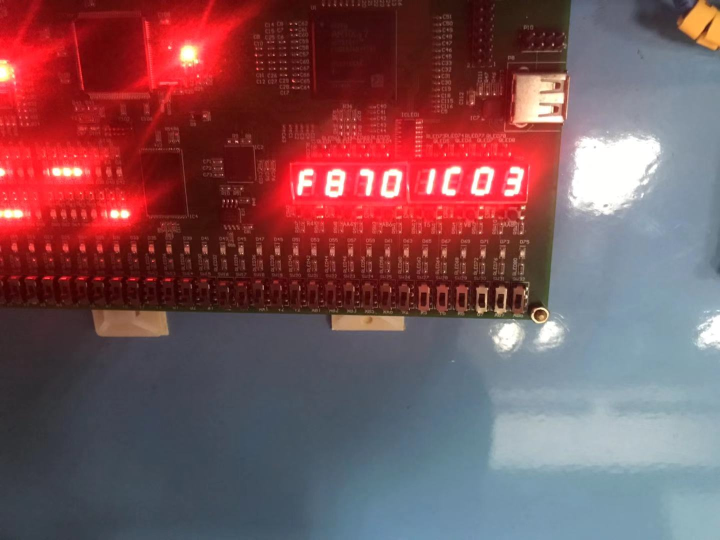
#> input picture imgs/source_4.jpg, 1440 x 1080 px (shown at 1/2 size)
$ python pre_treated.py
#> lines starting #> are read from the running program, lines starting #| are printed output that depends on the picture; after the words box and inside, x2 and y2 are one past the last pixel; in counts of white or black regions, pixels touching at a corner belong together
#> further down, target is the input picture: shape (1080, 1440, 3); mean B, G, R 89, 83.8, 124.4
import cv2 as cv
import numpy as np
import math


# gamma变换
def adjust_gamma(src, gamma=0.25):
    scale = float(np.iinfo(src.dtype).max - np.iinfo(src.dtype).min)
    dst = ((src.astype(np.float32) / scale) ** gamma) * scale
    dst = np.clip(dst, 0, 255).astype(np.uint8)
    return dst

# 获取二值化图片
def getBinaryImg(source):
    _threshold = 0
    # 取阈值
    for index in range(len(source)):
        if _threshold < max(source[index]):
            _threshold = max(source[index])
    _threshold = _threshold - 10
    # print("阈值： " + str(_threshold))
    retval, result = cv.threshold(source, _threshold, 255, cv.THRESH_BINARY)
    return result

# 处理图片
def processIMG(source):

    # 先gamma变换
    #img_gammar = adjust_gamma(source)
    #cv.imshow('img_gammar', img_gammar)

    # 取g通道 后获取二值化图像
    r, g, b = cv.split(source)
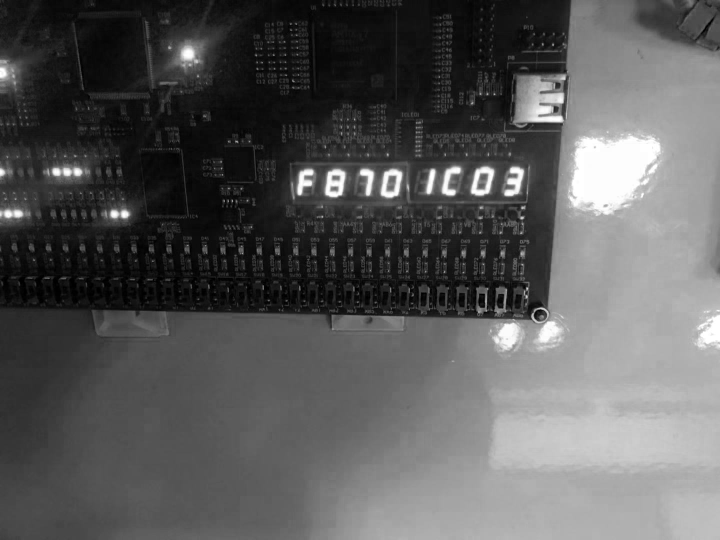
#> r: shape (1080, 1440) (shown at 1/2 size); min 0, max 255, mean 89
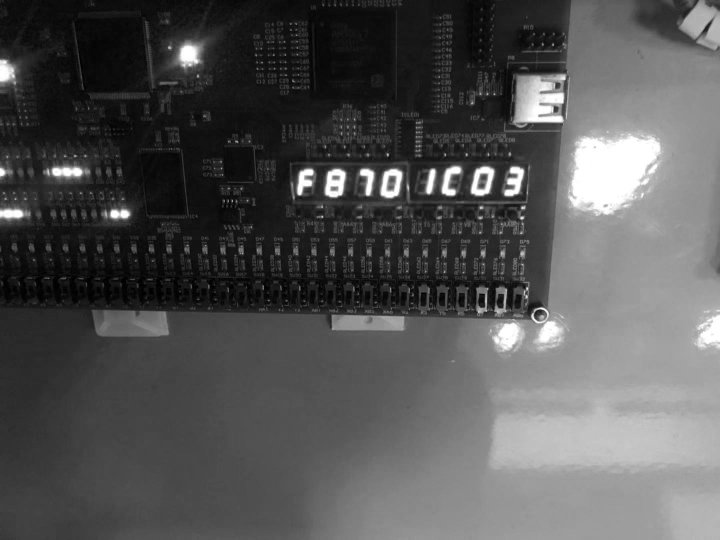
#> g: shape (1080, 1440) (shown at 1/2 size); min 0, max 255, mean 83.8
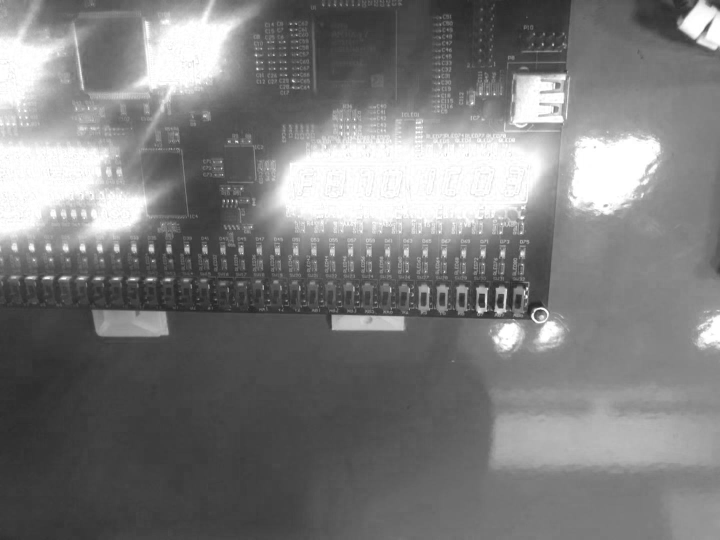
#> b: shape (1080, 1440) (shown at 1/2 size); min 33, max 255, mean 124.4

    #result_r = getBinaryImg(r)
    #cv.imshow('binary_result_r', cv.resize(result_r, (0, 0), fx=0.5, fy=0.5, interpolation=cv.INTER_NEAREST))
    result_g = getBinaryImg(g)
#> in getBinaryImg, `retval, result = cv.threshold(source, _threshold, 255, cv.THRESH_BINARY)`:
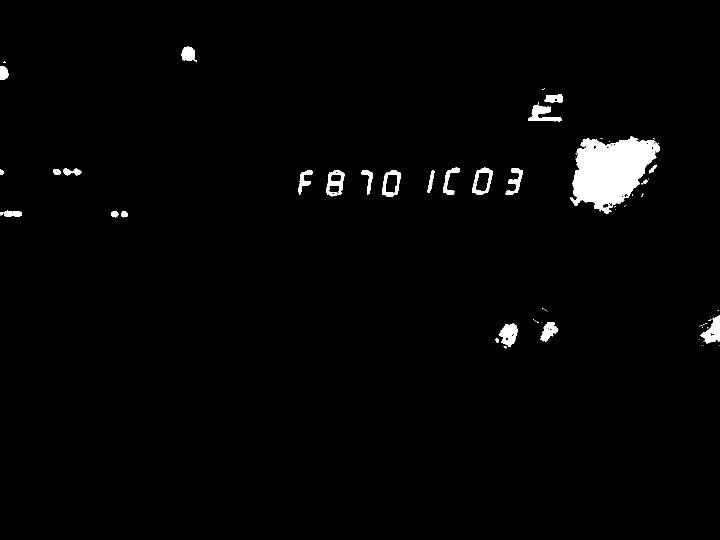
#> result: shape (1080, 1440) (shown at 1/2 size); 1.9% white; 69 white regions (44 under 20 px), largest, box (x1, y1, x2, y2) and area: (1140, 273, 1319, 427) 17114, (1401, 631, 1440, 687) 1169, (997, 647, 1036, 694) 1121
#> in getBinaryImg, `retval, result = cv.threshold(source, _threshold, 255, cv.THRESH_BINARY)`: retval = 245
    cv.imshow('1binary_g', cv.resize(result_g, (0, 0), fx=0.5, fy=0.5, interpolation=cv.INTER_NEAREST))
    #result_b = getBinaryImg(b)
    #cv.imshow('result_b', cv.resize(result_b, (0, 0), fx=0.5, fy=0.5, interpolation=cv.INTER_NEAREST))

    # 开运算去噪音
    # 先腐蚀后膨胀叫开运算（因为先腐蚀会分开物体，这样容易记住），其作用是：分离物体，消除小区域
    kernel = cv.getStructuringElement(cv.MORPH_CROSS, (3, 3))
    result_morphology = cv.morphologyEx(result_g, cv.MORPH_OPEN, kernel)
#> result_morphology: shape (1080, 1440); 1.9% white; 31 white regions (6 under 20 px), largest, box (x1, y1, x2, y2) and area: (1141, 273, 1319, 427) 16989, (1401, 631, 1440, 687) 1162, (997, 647, 1036, 694) 1111
    cv.imshow('2result_morphology', cv.resize(result_morphology, (0, 0), fx=0.5, fy=0.5, interpolation=cv.INTER_NEAREST))

    # 消除大光斑
    # 通过多次腐蚀操作找出大光斑区域， 再将大光斑区域进行多次膨胀操作
    result_erode_fake_area = cv.erode(result_morphology, kernel, iterations=7)
#> result_erode_fake_area: shape (1080, 1440); 0.85% white; 11 white regions (2 under 20 px), largest, box (x1, y1, x2, y2) and area: (1152, 281, 1304, 409) 12283, (1424, 638, 1440, 676) 321, (1006, 654, 1027, 671) 185
    cv.imshow('result_erode_fake_area', cv.resize(result_erode_fake_area, (0, 0), fx=0.5, fy=0.5, interpolation=cv.INTER_NEAREST))
    # 对fake_area进行膨胀操作
    result_dilate_erode_fake_area = cv.dilate(result_erode_fake_area, kernel, iterations=7)
#> result_dilate_erode_fake_area: shape (1080, 1440); 1.2% white; 9 white regions, largest, box (x1, y1, x2, y2) and area: (1145, 274, 1311, 416) 15846, (1417, 631, 1440, 683) 706, (999, 647, 1034, 678) 633
    cv.imshow('result_dilate_erode_fake_area', cv.resize(result_dilate_erode_fake_area, (0, 0), fx=0.5, fy=0.5, interpolation=cv.INTER_NEAREST))
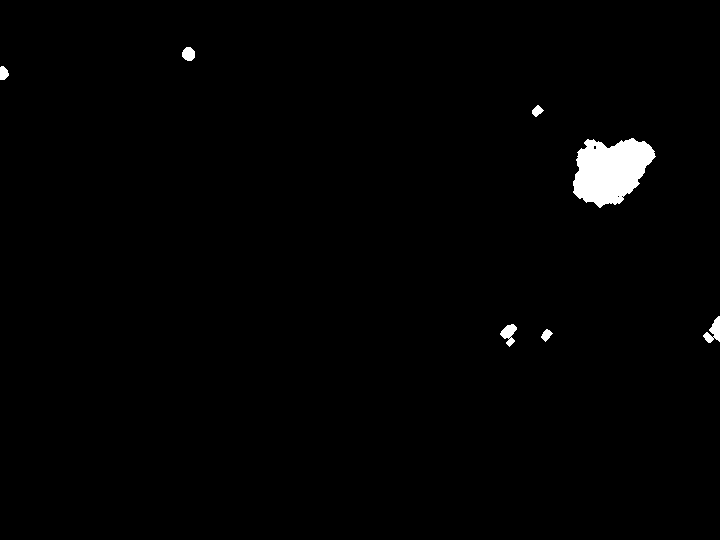
#> window 'result_dilate_erode_fake_area': shape (540, 720); 1.2% white; 7 white regions, largest, box (x1, y1, x2, y2) and area: (573, 138, 656, 208) 3956, (703, 316, 720, 343) 239, (500, 324, 517, 347) 206
    # 原图腐蚀后减去大光斑区域
    result_clean = cv.erode(result_morphology, kernel, iterations=1) - result_dilate_erode_fake_area
    cv.imshow('3result_clean', cv.resize(result_clean, (0, 0), fx=0.5, fy=0.5, interpolation=cv.INTER_NEAREST))
    # 开运算去噪音
    result_morphology_final = cv.morphologyEx(result_clean, cv.MORPH_OPEN, kernel)
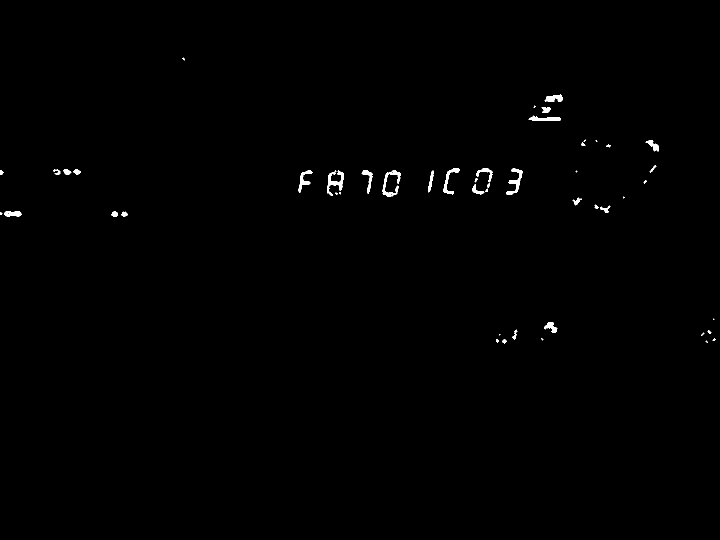
#> result_morphology_final: shape (1080, 1440) (shown at 1/2 size); 0.43% white; 50 white regions (15 under 20 px), largest, box (x1, y1, x2, y2) and area: (654, 341, 688, 392) 609, (765, 341, 801, 393) 589, (1012, 337, 1045, 389) 539
    cv.imshow('4result_morphology_final', cv.resize(result_morphology_final, (0, 0), fx=0.5, fy=0.5, interpolation=cv.INTER_NEAREST))

    # # 膨胀+腐蚀
    # result_dilate = cv.dilate(result_morphology_final, kernel, iterations=6)
    # result = cv.erode(result_dilate, kernel, iterations=4)
    # cv.imshow('result', cv.resize(result, (0, 0), fx=0.5, fy=0.5, interpolation=cv.INTER_NEAREST))

    cv.waitKey(0)
    return result_morphology_final


# 主函数
if __name__ == '__main__':
    print("pretreat")
    # 目标图片
    target = cv.imread('./imgs/source_4.jpg')

    # 处理图片
    binaryImg = processIMG(target)

    # 显示图片
    cv.imshow('target', cv.resize(target, (0, 0), fx=0.5, fy=0.5, interpolation=cv.INTER_NEAREST))
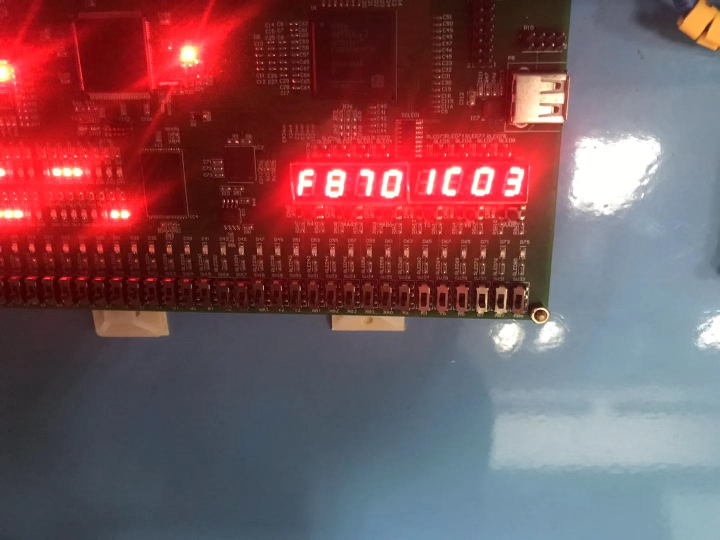
#> window 'target': shape (540, 720, 3); mean B, G, R 89, 83.7, 124.4
    cv.imshow('binaryImg', binaryImg)
    cv.waitKey(0)

$ run again, with imgs/source_1.jpg copied over imgs/source_4.jpg
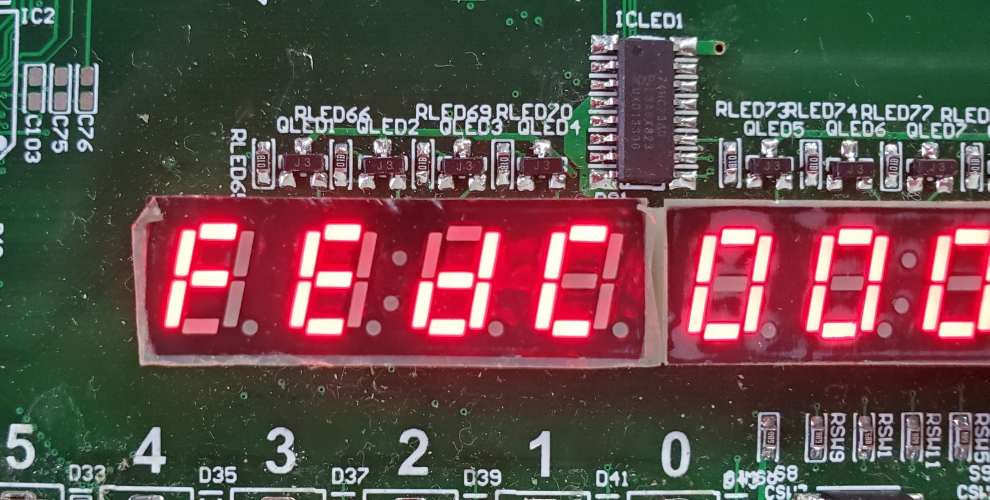
#> input picture imgs/source_1.jpg, 1979 x 1000 px (shown at 1/2 size)
#> target is the input picture: shape (1000, 1979, 3); mean B, G, R 75, 77.6, 101.4
#> in getBinaryImg, `retval, result = cv.threshold(source, _threshold, 255, cv.THRESH_BINARY)`:
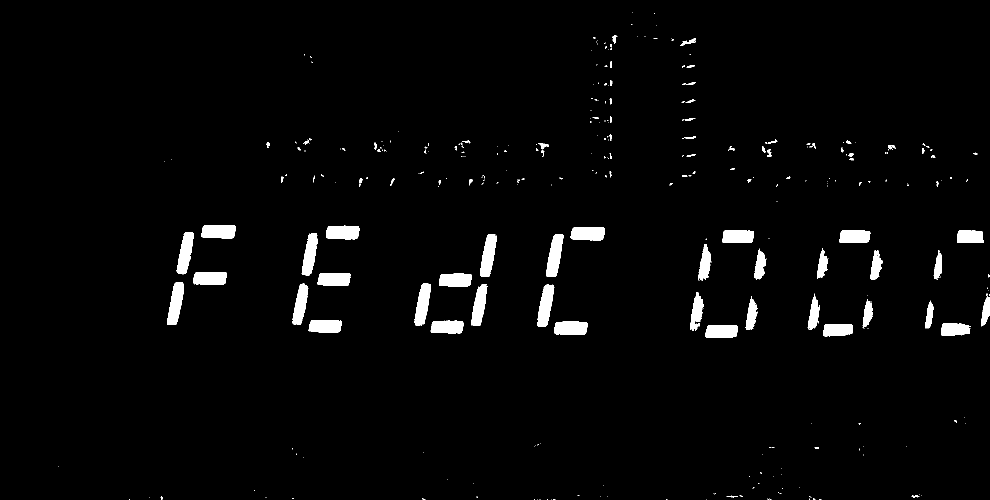
#> result: shape (1000, 1979) (shown at 1/2 size); 2.6% white; 337 white regions (249 under 20 px), largest, box (x1, y1, x2, y2) and area: (1092, 468, 1127, 554) 1880, (1075, 569, 1109, 654) 1816, (334, 565, 368, 650) 1806
#> retval = 245
#> result_morphology: shape (1000, 1979); 2.5% white; 131 white regions (53 under 20 px), largest, box (x1, y1, x2, y2) and area: (1092, 468, 1127, 554) 1878, (1075, 569, 1109, 654) 1812, (334, 565, 368, 650) 1801
#> result_erode_fake_area: shape (1000, 1979); 0.68% white; 39 white regions (6 under 20 px), largest, box (x1, y1, x2, y2) and area: (410, 457, 464, 470) 639, (1115, 650, 1168, 663) 622, (1149, 461, 1203, 474) 619
#> result_dilate_erode_fake_area: shape (1000, 1979); 2.1% white; 34 white regions, largest, box (x1, y1, x2, y2) and area: (1092, 468, 1127, 554) 1800, (1075, 569, 1108, 654) 1734, (335, 565, 368, 650) 1726
#> result_morphology_final: shape (1000, 1979); 0.13% white; 106 white regions (86 under 20 px), largest, box (x1, y1, x2, y2) and area: (1851, 606, 1867, 656) 453, (1872, 508, 1883, 533) 192, (1381, 639, 1399, 660) 175
#> `cv.imshow('target', cv.resize(target, (0, 0), fx=0.5, fy=0.5, interpol..`:
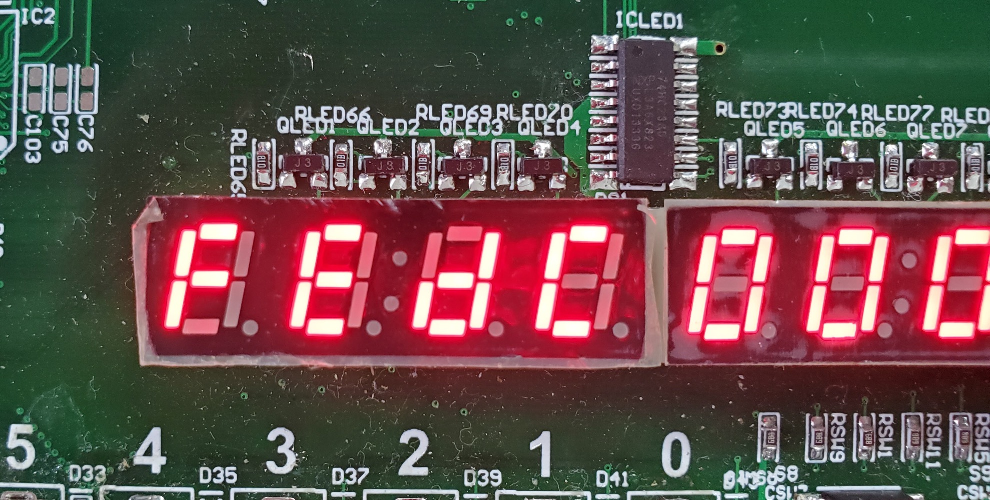
#> window 'target': shape (500, 990, 3); mean B, G, R 75, 77.6, 101.4

$ run again, with imgs/source_3.jpg copied over imgs/source_4.jpg
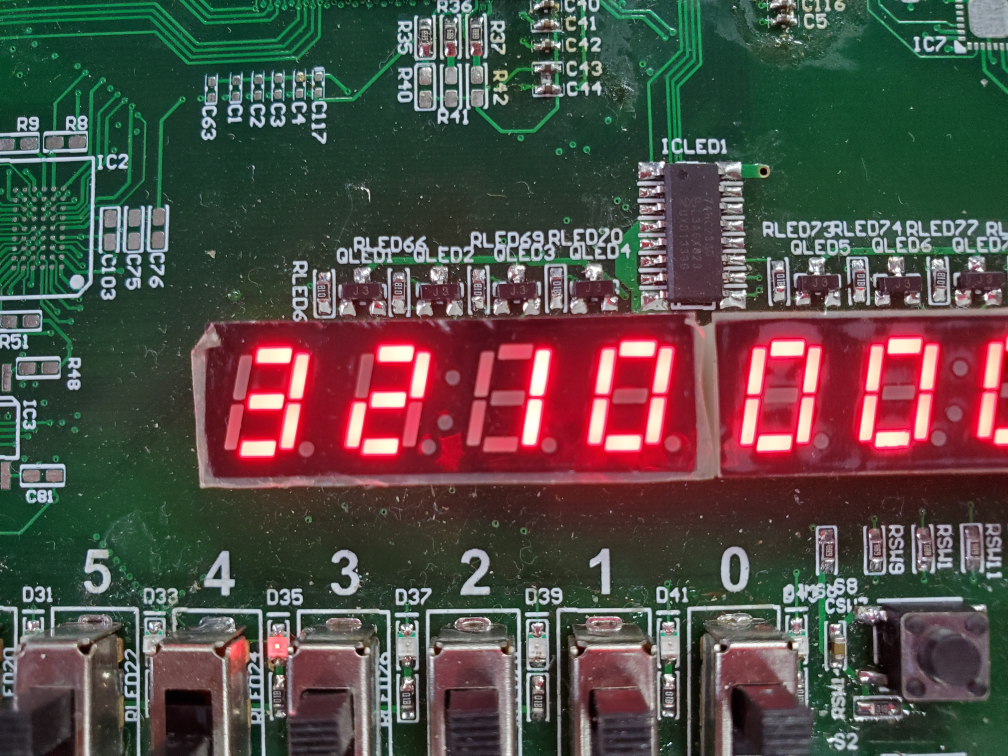
#> input picture imgs/source_3.jpg, 4032 x 3024 px (shown at 1/4 size)
#> target is the input picture: shape (3024, 4032, 3); mean B, G, R 70.9, 77.1, 84.1
#> in getBinaryImg, `retval, result = cv.threshold(source, _threshold, 255, cv.THRESH_BINARY)`:
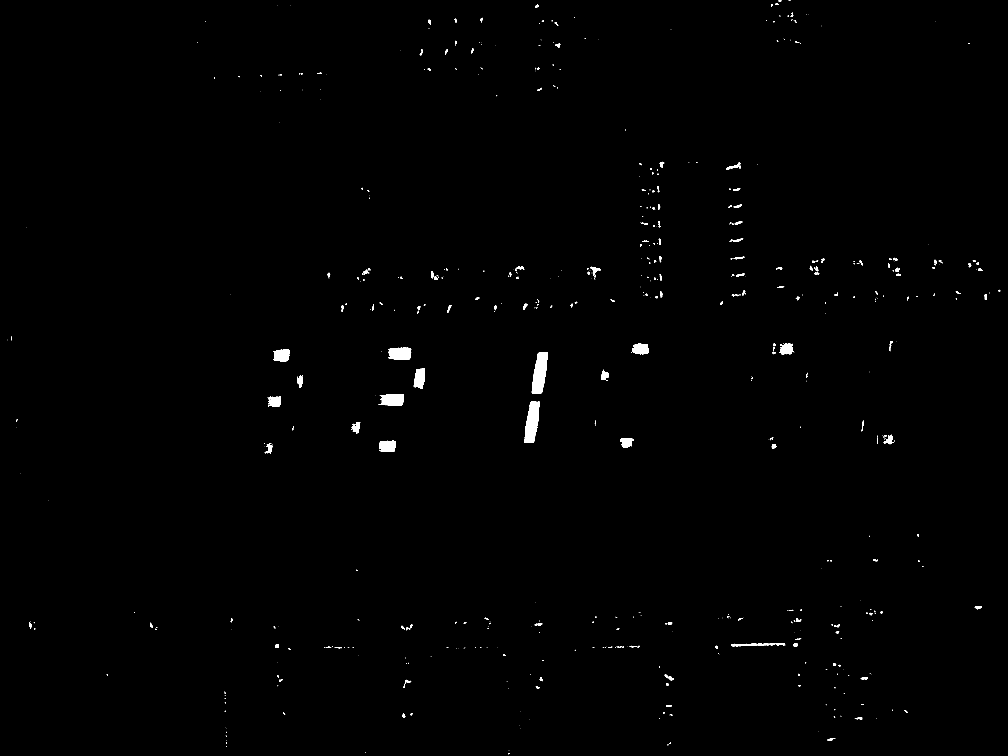
#> result: shape (3024, 4032) (shown at 1/4 size); 0.5% white; 687 white regions (447 under 20 px), largest, box (x1, y1, x2, y2) and area: (2127, 1408, 2192, 1576) 7294, (2097, 1606, 2160, 1772) 6914, (1553, 1390, 1645, 1440) 3937
#> retval = 245
#> result_morphology: shape (3024, 4032); 0.47% white; 344 white regions (135 under 20 px), largest, box (x1, y1, x2, y2) and area: (2127, 1408, 2192, 1576) 7293, (2097, 1606, 2160, 1772) 6901, (1554, 1390, 1645, 1440) 3909
#> result_erode_fake_area: shape (3024, 4032); 0.17% white; 17 white regions (2 under 20 px), largest, box (x1, y1, x2, y2) and area: (2134, 1415, 2185, 1569) 4633, (2104, 1613, 2152, 1765) 4280, (1563, 1397, 1638, 1433) 2296
#> result_dilate_erode_fake_area: shape (3024, 4032); 0.31% white; 16 white regions, largest, box (x1, y1, x2, y2) and area: (2127, 1408, 2192, 1576) 7230, (2097, 1606, 2159, 1772) 6807, (1556, 1390, 1645, 1440) 3787
#> in processIMG, `cv.imshow('3result_clean', cv.resize(result_clean, (0, 0), fx=0.5, fy=..`:
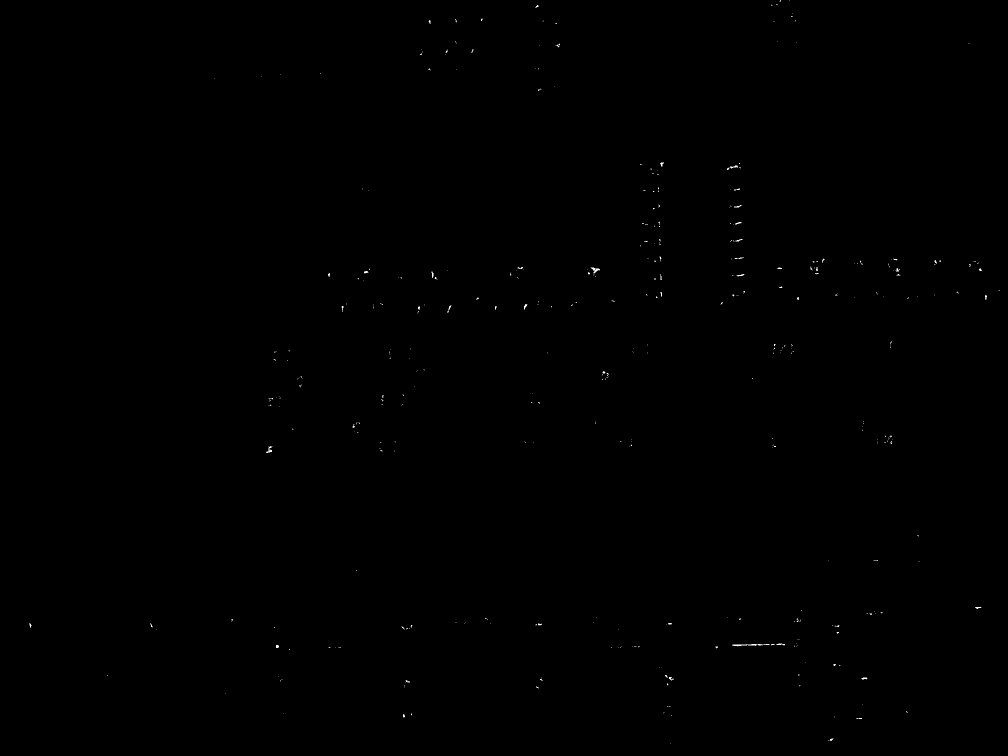
#> window '3result_clean': shape (1512, 2016) (shown at 1/2 size); min 0, max 255, mean 0.2
#> result_morphology_final: shape (3024, 4032); 0.08% white; 250 white regions (123 under 20 px), largest, box (x1, y1, x2, y2) and area: (2929, 2575, 3027, 2585) 509, (2363, 1068, 2401, 1094) 353, (2919, 661, 2952, 673) 180
